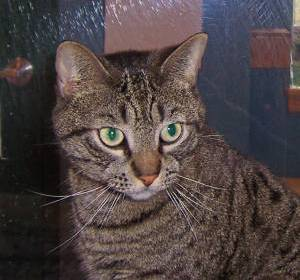
#> input picture Datasets/Cats/cats/cat.1.jpg, 300 x 280 px, given in place of cats, which was not available
$ python main.py
#> lines starting #> are read from the running program, lines starting #| are printed output that depends on the picture; pictures that were not available may be replaced by others from this repository, and a replacement may not be noted
from imageio import imread
from skimage.transform import resize
from skimage.color import rgb2gray
from skimage.feature import local_binary_pattern
from sklearn.model_selection import train_test_split
from sklearn.naive_bayes import GaussianNB
from sklearn.metrics import accuracy_score
import numpy as np
import os

# Parameters for LBP
radius = 3
n_points = 8 * radius

# Load images and extract LBP features
def extract_lbp_features(folder_path, label):
#> called with folder_path = 'DS/cats', label = 0
    features = []
    labels = []
    for filename in os.listdir(folder_path):
        img_path = os.path.join(folder_path, filename)
        img = imread(img_path)
#> img is the input picture: shape (280, 300, 3); mean R, G, B 78.8, 68.3, 68
        img_resized = resize(img, (150, 150, 3))
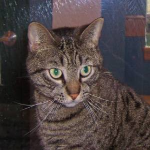
#> img_resized: shape (150, 150, 3) float64; mean R, G, B 0.309, 0.268, 0.266
        gray = rgb2gray(img_resized)
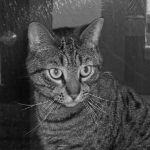
#> gray: shape (150, 150) float64; min 0.0341, max 0.817, mean 0.276
        lbp = local_binary_pattern(gray, n_points, radius, method="uniform")
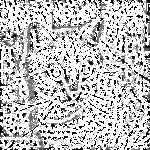
#> lbp: shape (150, 150) float64; min 0, max 25, mean 18.8; drawn with min black and max white
        hist, _ = np.histogram(lbp.ravel(), bins=np.arange(0, n_points + 3), range=(0, n_points + 2))
#> hist = 26 values, max 11903 at index 25, min 165 at index 16, mean 865.4
        hist = hist.astype("float")
        hist /= (hist.sum() + 1e-7)
#> hist = 26 values, max 0.529 at index 25, min 0.00733 at index 16, mean 0.0385
        features.append(hist)
        labels.append(label)
    return features, labels

# Paths to cat and dog image directories
cat_path = 'DS/cats'
dog_path = 'DS/dogs'

cat_features, cat_labels = extract_lbp_features(cat_path, 0)
#> cat_features = 1 item; cat_labels = [0]
dog_features, dog_labels = extract_lbp_features(dog_path, 1)
#> dog_features = 1 item; dog_labels = [1]

# Combine data and train model
X = cat_features + dog_features
#> X = 2 items
y = cat_labels + dog_labels
#> y = [0, 1]

X_train, X_test, y_train, y_test = train_test_split(X, y, test_size=0.2, random_state=42)
#> X_train = 1 item; X_test = 1 item; y_train = [0]; y_test = [1]
model = GaussianNB()
model.fit(X_train, y_train)

# Evaluate model
accuracy = accuracy_score(y_test, model.predict(X_test))
#> accuracy = 0
print("Model accuracy:", accuracy)
#| Model accuracy: 0.0

# Predict new image
def predict_image(path):
    img = imread(path)
    img_resized = resize(img, (150, 150, 3))
    gray = rgb2gray(img_resized)
    lbp = local_binary_pattern(gray, n_points, radius, method="uniform")
    hist, _ = np.histogram(lbp.ravel(), bins=np.arange(0, n_points + 3), range=(0, n_points + 2))
    hist = hist.astype("float")
    hist /= (hist.sum() + 1e-7)
    prediction = model.predict([hist])
    print("Predicted class:", "Cat" if prediction[0] == 0 else "Dog")

# Example usage
# predict_image("DS/cats/cat.30.jpg")
